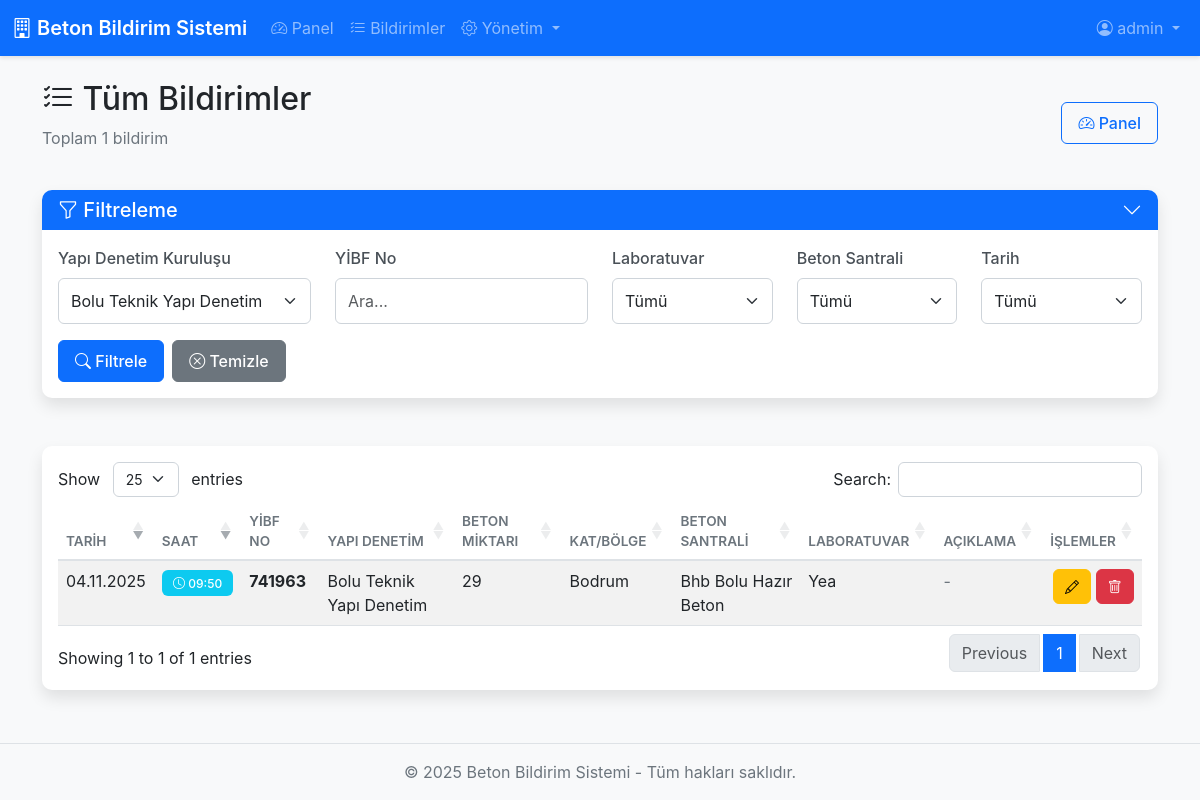
Page /admin/notifications?user_id=8 (signed in) on the committed database.
### models.py (models this page shows, shortened)
class User(UserMixin, db.Model):
    __tablename__ = 'users'
    id = db.Column(db.Integer, primary_key=True)
    username = db.Column(db.String(80), unique=True, nullable=False, index=True)
    password_hash = db.Column(db.String(255), nullable=False)
    company_name = db.Column(db.String(200), nullable=False)
    role = db.Column(db.String(20), nullable=False, default='user')  # 'admin' veya 'user'
    is_active = db.Column(db.Boolean, default=True, nullable=False)
    must_change_password = db.Column(db.Boolean, default=True, nullable=False)
    created_at = db.Column(db.DateTime, default=get_turkey_time, nullable=False)
    notifications = db.relationship('Notification', backref='user', lazy='dynamic', cascade='all, delete-orphan')
    def is_admin(self):
        return self.role == 'admin'

class Notification(db.Model):
    __tablename__ = 'notifications'
    id = db.Column(db.Integer, primary_key=True)
    user_id = db.Column(db.Integer, db.ForeignKey('users.id'), nullable=False, index=True)
    yibf_no = db.Column(db.String(100), nullable=False, index=True)
    beton_miktari = db.Column(db.String(100), nullable=False)
    kat_bolge = db.Column(db.String(200), nullable=False)
    beton_santrali_id = db.Column(db.Integer, db.ForeignKey('beton_santralleri.id'), nullable=False)
    laboratuvar_id = db.Column(db.Integer, db.ForeignKey('laboratuvarlar.id'), nullable=False)
    dokum_zamani = db.Column(db.String(5), nullable=False)  # HH:MM formatında
    dokum_tarihi = db.Column(db.Date, nullable=False, index=True)
    aciklama = db.Column(db.Text, nullable=True)
    created_at = db.Column(db.DateTime, default=get_turkey_time, nullable=False)
    updated_at = db.Column(db.DateTime, default=get_turkey_time, onupdate=get_turkey_time, nullable=False)

class BetonSantrali(db.Model):
    __tablename__ = 'beton_santralleri'
    id = db.Column(db.Integer, primary_key=True)
    ad = db.Column(db.String(200), unique=True, nullable=False)
    is_active = db.Column(db.Boolean, default=True, nullable=False)
    created_at = db.Column(db.DateTime, default=get_turkey_time, nullable=False)
    notifications = db.relationship('Notification', backref='beton_santrali', lazy='dynamic')

class Laboratuvar(db.Model):
    __tablename__ = 'laboratuvarlar'
    id = db.Column(db.Integer, primary_key=True)
    ad = db.Column(db.String(200), unique=True, nullable=False)
    is_active = db.Column(db.Boolean, default=True, nullable=False)
    created_at = db.Column(db.DateTime, default=get_turkey_time, nullable=False)
    notifications = db.relationship('Notification', backref='laboratuvar', lazy='dynamic')

### app.py (the view)
@app.route('/admin/notifications')
@login_required
@admin_required
@password_change_required
def admin_notifications():
    user_id = request.args.get('user_id', type=int)
    yibf_no = request.args.get('yibf_no', '').strip()
    lab_id = request.args.get('lab_id', type=int)
    plant_id = request.args.get('plant_id', type=int)
    show_today = request.args.get('show_today', 'false') == 'true'
    query = Notification.query
    if user_id:
        query = query.filter_by(user_id=user_id)
    if yibf_no:
        query = query.filter(Notification.yibf_no.contains(yibf_no))
    if lab_id:
        query = query.filter_by(laboratuvar_id=lab_id)
    if plant_id:
        query = query.filter_by(beton_santrali_id=plant_id)
    if show_today:
        query = query.filter_by(dokum_tarihi=get_turkey_date())
    notifications = query.order_by(Notification.dokum_tarihi.desc(),
                                   Notification.dokum_zamani.desc()).all()
    users = User.query.filter_by(role='user').order_by(User.company_name).all()
    labs = Laboratuvar.query.filter_by(is_active=True).order_by(Laboratuvar.ad).all()
    plants = BetonSantrali.query.filter_by(is_active=True).order_by(BetonSantrali.ad).all()
    return render_template('admin/all_notifications.html',
                         notifications=notifications,
                         users=users,
                         labs=labs,
                         plants=plants,
                         filters={
                             'user_id': user_id,
                             'yibf_no': yibf_no,
                             'lab_id': lab_id,
                             'plant_id': plant_id,
                             'show_today': show_today
                         })

### templates/admin/all_notifications.html (shortened to what this page needs)
{% extends "base.html" %}
{% block content %}
<div class="row">
    <div class="col-12">
        <div class="d-flex justify-content-between align-items-center mb-4">
            <div>
                <h2><i class="bi bi-list-check"></i> Tüm Bildirimler</h2>
                <p class="text-muted">Toplam {{ notifications|length }} bildirim</p>
            </div>
            <div>
                <a href="{{ url_for('admin_dashboard') }}" class="btn btn-outline-primary">
                    <i class="bi bi-speedometer2"></i> Panel
                </a>
            </div>
        </div>
    </div>
</div>
<div class="row mb-4">
    <div class="col-12">
        <div class="card shadow">
            <div class="card-header bg-primary text-white">
                <h5 class="mb-0">
                    <a class="text-white text-decoration-none" data-bs-toggle="collapse" href="#filterCollapse" role="button">
                        <i class="bi bi-funnel"></i> Filtreleme
                        <i class="bi bi-chevron-down float-end"></i>
                    </a>
                </h5>
            </div>
            <div class="collapse {% if filters.user_id or filters.yibf_no or filters.lab_id or filters.plant_id or filters.show_today %}show{% endif %}" id="filterCollapse">
                <div class="card-body">
                    <form method="GET" action="{{ url_for('admin_notifications') }}">
                        <div class="row">
                            <div class="col-md-3 mb-3">
                                <label class="form-label">Yapı Denetim Kuruluşu</label>
                                <select name="user_id" class="form-select">
                                    {% for user in users %}
                                    <option value="{{ user.id }}" {% if filters.user_id == user.id %}selected{% endif %}>
                                        {{ user.company_name }}
                                    </option>
                                    {% endfor %}
                                </select>
                            </div>
                            <div class="col-md-3 mb-3">
                                <label class="form-label">YİBF No</label>
                                <input type="text" name="yibf_no" class="form-control"
                                       value="{{ filters.yibf_no or '' }}" placeholder="Ara...">
                            </div>
                            <div class="col-md-2 mb-3">
                                <label class="form-label">Laboratuvar</label>
                                <select name="lab_id" class="form-select">
                                    <option value="">Tümü</option>
                                </select>
                            </div>
                            <div class="col-md-2 mb-3">
                                <label class="form-label">Beton Santrali</label>
                                <select name="plant_id" class="form-select">
                                    <option value="">Tümü</option>
                                </select>
                            </div>
                            <div class="col-md-2 mb-3">
                                <label class="form-label">Tarih</label>
                                <select name="show_today" class="form-select">
                                    <option value="false" {% if not filters.show_today %}selected{% endif %}>Tümü</option>
                                </select>
                            </div>
                        </div>
                        <div class="d-flex gap-2">
                            <button type="submit" class="btn btn-primary">
                                <i class="bi bi-search"></i> Filtrele
                            </button>
                            <a href="{{ url_for('admin_notifications') }}" class="btn btn-secondary">
                                <i class="bi bi-x-circle"></i> Temizle
                            </a>
                        </div>
                    </form>
                </div>
            </div>
        </div>
    </div>
</div>
<div class="row">
    <div class="col-12">
        <div class="card shadow">
            <div class="card-body">
                {% if notifications %}
                    <div class="table-responsive">
                        <table class="table table-hover table-striped" id="notificationsTable">
                            <thead>
                                <tr>
                                    <th>Tarih</th>
                                    <th>Saat</th>
                                    <th>YİBF No</th>
                                    <th>Yapı Denetim</th>
                                    <th>Beton Miktarı</th>
                                    <th>Kat/Bölge</th>
                                    <th>Beton Santrali</th>
                                    <th>Laboratuvar</th>
                                    <th>Açıklama</th>
                                    <th class="text-end">İşlemler</th>
                                </tr>
                            </thead>
                            <tbody>
                                {% for notification in notifications %}
                                <tr>
                                    <td>{{ notification.dokum_tarihi.strftime('%d.%m.%Y') }}</td>
                                    <td>
                                        <span class="badge bg-info">
                                            <i class="bi bi-clock"></i> {{ notification.dokum_zamani }}
                                        </span>
                                    </td>
                                    <td><strong>{{ notification.yibf_no }}</strong></td>
                                    <td>{{ notification.user.company_name }}</td>
                                    <td>{{ notification.beton_miktari }}</td>
                                    <td>{{ notification.kat_bolge }}</td>
                                    <td>{{ notification.beton_santrali.ad }}</td>
                                    <td>{{ notification.laboratuvar.ad }}</td>
                                    <td>
                                        {% if notification.aciklama %}
                                            {{ notification.aciklama[:30] }}{% if notification.aciklama|length > 30 %}...{% endif %}
                                        {% else %}
                                            <span class="text-muted">-</span>
                                        {% endif %}
                                    </td>
                                    <td class="text-end">
                                        <a href="{{ url_for('edit_notification', id=notification.id) }}"
                                           class="btn btn-sm btn-warning" title="Düzenle">
                                            <i class="bi bi-pencil"></i>
                                        </a>
                                        <form method="POST" action="{{ url_for('delete_notification', id=notification.id) }}"
                                              style="display: inline;"
                                              onsubmit="return confirm('Bu bildirimi silmek istediğinizden emin misiniz?');">
                                            <button type="submit" class="btn btn-sm btn-danger" title="Sil">
                                                <i class="bi bi-trash"></i>
                                            </button>
                                        </form>
                                    </td>
                                </tr>
                                {% endfor %}
                            </tbody>
                        </table>
                    </div>
                {% else %}
                    <div class="text-center py-5">
                        <i class="bi bi-inbox display-1 text-muted"></i>
                        <p class="mt-3 text-muted">Kriterlere uygun bildirim bulunamadı.</p>
                    </div>
                {% endif %}
            </div>
        </div>
    </div>
</div>
{% endblock %}
{% block extra_js %}
{% if notifications %}
<link rel="stylesheet" href="https://cdn.datatables.net/1.13.4/css/dataTables.bootstrap5.min.css">
{% endif %}
{% endblock %}

### templates/base.html (shortened to what this page needs)
<!DOCTYPE html>
<html lang="tr">
<head>
    <link href="https://cdn.jsdelivr.net/npm/bootstrap@5.3.0/dist/css/bootstrap.min.css" rel="stylesheet">
    <link rel="stylesheet" href="https://cdn.jsdelivr.net/npm/bootstrap-icons@1.10.0/font/bootstrap-icons.css">
    <link rel="stylesheet" href="{{ url_for('static', filename='css/style.css') }}">
</head>
<body>
    {% if current_user.is_authenticated and not current_user.must_change_password %}
    <nav class="navbar navbar-expand-lg navbar-dark bg-primary">
        <div class="container-fluid">
            <a class="navbar-brand" href="{{ url_for('index') }}">
                <i class="bi bi-building"></i> Beton Bildirim Sistemi
            </a>
            <div class="collapse navbar-collapse" id="navbarNav">
                <ul class="navbar-nav me-auto">
                    {% if current_user.is_admin() %}
                        <li class="nav-item">
                            <a class="nav-link" href="{{ url_for('admin_dashboard') }}">
                                <i class="bi bi-speedometer2"></i> Panel
                            </a>
                        </li>
                        <li class="nav-item">
                            <a class="nav-link" href="{{ url_for('admin_notifications') }}">
                                <i class="bi bi-list-check"></i> Bildirimler
                            </a>
                        </li>
                        <li class="nav-item dropdown">
                            <a class="nav-link dropdown-toggle" href="#" id="navbarDropdown" role="button" data-bs-toggle="dropdown">
                                <i class="bi bi-gear"></i> Yönetim
                            </a>
                        </li>
                    {% endif %}
                </ul>
                <ul class="navbar-nav">
                    <li class="nav-item dropdown">
                        <a class="nav-link dropdown-toggle" href="#" id="userDropdown" role="button" data-bs-toggle="dropdown">
                            <i class="bi bi-person-circle"></i> {{ current_user.username }}
                        </a>
                    </li>
                </ul>
            </div>
        </div>
    </nav>
    {% endif %}
    <main class="{% if current_user.is_authenticated and not current_user.must_change_password %}container mt-4{% endif %}">
        {% block content %}{% endblock %}
    </main>
    <footer class="footer mt-auto py-3 bg-light">
        <div class="container text-center">
            <span class="text-muted">&copy; 2025 Beton Bildirim Sistemi - Tüm hakları saklıdır.</span>
        </div>
    </footer>
    {% block extra_js %}{% endblock %}
</body>
</html>

### rows in the picture
User: username "admin"
Notification: dokum_tarihi "04.11.2025", dokum_zamani "09:50", yibf_no "741963", user.company_name "Bolu Teknik Yapı Denetim", beton_miktari "29", kat_bolge "Bodrum", beton_santrali.ad "Bhb Bolu Hazır Beton", laboratuvar.ad "Yea"

### other values in the picture
{{ notifications|length }} "1"
form field user_id "Bolu Teknik Yapı Denetim"
